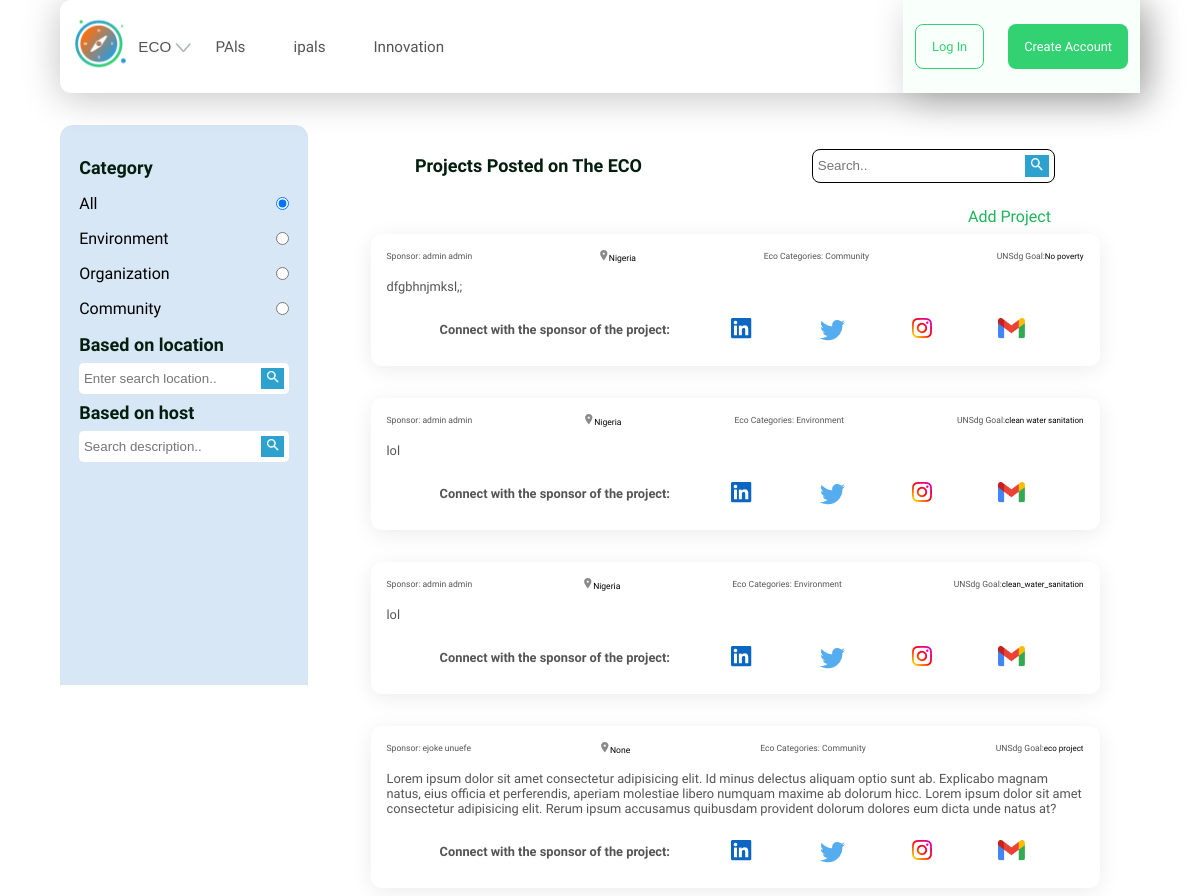
The app's page /project/ with its own data.
### ecoplatform/models.py (models this page shows, shortened)
class Category(models.Model):
    name = models.CharField(max_length=50)
    image = models.ImageField(upload_to='category/', blank=True, null=True)
    slug = models.SlugField(blank=True, null=True)
    class Meta:
        verbose_name = 'category'
        verbose_name_plural = 'categories'
    def __str__(self):
        return self.name

class Project(models.Model):
    title = models.CharField(max_length=100)
    description = models.TextField(max_length=500)
    location = models.CharField(max_length=100,blank=True, null=True)
    user = models.ForeignKey(Account,on_delete=models.CASCADE)
    created = models.DateTimeField(default = timezone.now)
    category = models.ForeignKey('Category',on_delete=models.SET_NULL,null=True)
    sponsor = models.CharField(max_length=100, blank=True, null=True)
    linkedin = models.URLField(blank=True, null=True)
    twitter = models.URLField(blank=True, null=True)
    instagram = models.URLField(blank=True, null=True)
    Gmail = models.URLField(blank=True, null=True)
    slug = models.SlugField(blank=True,null=True)
    isTrending = models.BooleanField(default=False)
    upvotes = models.ManyToManyField(Account, blank=True, related_name='upvoted_projects')
    downvotes = models.ManyToManyField(Account, blank=True, related_name='downvoted_projects')
    class Meta:
        verbose_name = 'Project'
        verbose_name_plural = 'Projects'
        ordering = ['-created']

### ecousers/models.py (models this page shows, shortened)
class Account(AbstractBaseUser):
    first_name      = models.CharField(max_length=50)
    last_name       = models.CharField(max_length=50)
    username        = models.CharField(max_length=50, unique=True)
    email           = models.EmailField(max_length=100, unique=True)
    phone_number    = models.CharField(max_length=50)
    date_joined     = models.DateTimeField(auto_now_add=True)
    last_login      = models.DateTimeField(auto_now_add=True)
    is_admin        = models.BooleanField(default=False)
    is_staff        = models.BooleanField(default=False)
    is_active        = models.BooleanField(default=False)
    is_superadmin        = models.BooleanField(default=False)
    USERNAME_FIELD = 'email'
    REQUIRED_FIELDS = ['username', 'first_name', 'last_name']
    objects = MyAccountManager()
    def full_name(self):
        return f'{self.first_name} {self.last_name}'

### ecoplatform/views.py (the view)
# urls.py: path('project/', views.projectListView, name='project_list'),
def projectListView(request):
    category_slug = request.GET.get('category')
    user_query = request.GET.get('user_query')
    location_query = request.GET.get('location_query')
    if category_slug:
        category = get_object_or_404(Category, slug=category_slug)
        projects = Project.objects.order_by('-created').filter(category=category)
    else:
        projects = Project.objects.order_by('-created').all()
    if user_query:
        projects = projects.filter(description__icontains=user_query)
    if location_query:
        projects = projects.filter(location__icontains=location_query)
    categories = Category.objects.all()
    context = {
        'projects': projects,
        'categories': categories,
        'selected_category': category_slug,
    }
    return render(request, 'ecoplatform/project_list.html', context)

### ecoplatform/context_processors.py (called while the page is built)
def menu_links(request):
    links = Category.objects.all()
    return dict(links=links)

### templates/ecoplatform/project_list.html (shortened to what this page needs)
{% extends 'base.html' %}
{% load static %}
{% block contents %}
            <h5>Projects Posted on The ECO</h5>
            <div class="search">
                <form class="cat-search" action="{% url 'ecoplatform:project_list' %}">
                    <input type="text" name="user_query" placeholder="Search..">
                    <button><img src="{% static 'images/category/search.png' %}" alt="search button"></button>
                </form>
            </div>
        </div>
        <div class="add-problems-btn">
            <a href="{% url 'ecoplatform:add-project' %}">Add Project</a>
        </div>
        {% if projects %}
        {% for project in projects %}
        <div class="card">
            <div class="card-wrapper">
                <div class="card-header">
                    <div class="eco-cat">
                        <p class="text-fix2">Sponsor: <a href="">{{project.user.full_name}}</a></p>
                    </div>
                    <div class="post-location">
                        <img src="{% static 'images/card/Pindrop.png' %}" alt=""><span class="location">{{project.location}}</span>
                    </div>
                    <div class="eco-cat">
                        <p class="text-fix2">Eco Categories: <a href="">{{project.category}}</a></p>
                    </div>
                    <div class="goal">
                        <p class="text-fix2">UNSdg Goal: </p><span style="font-size:8px">{{project.title}}</span>
                    </div>
                </div>
                <div class="card-details">
                    <p>{{project.description}}</p>
                </div>
                <div class="card-footer">
                    <p><b>Connect with the sponsor of the project:</b></p>
                    <a href="#"><img src="{% static 'images/card/project-card/linkedin.png' %}" alt=""></a>
                    <a href="#"><img src="{% static 'images/card/project-card/twitter.png' %}" alt=""></a>
                    <a href="#"><img src="{% static 'images/card/project-card/insta.png' %}" alt=""></a>
                    <a href="#"><img src="{% static 'images/card/project-card/gmail (2).png' %}" alt=""></a>
                </div>
            </div>
        </div>
        {% endfor %}
        {% else %}
        <p style="text-align:center">No projects found for this category.</p>
        {% endif %}
{% endblock%}

### templates/base.html (shortened to what this page needs)
{% load static %}
<!DOCTYPE html>
<html lang="en">
<head>
    <link href="https://cdn.jsdelivr.net/npm/remixicon@2.5.0/fonts/remixicon.css" rel="stylesheet">
    <link href='https://unpkg.com/boxicons@2.1.4/css/boxicons.min.css' rel='stylesheet'>
    <link rel="stylesheet" href="{% static 'scss/main.css' %}">
     <link rel="stylesheet" type="text/css"
     href="https://cdnjs.cloudflare.com/ajax/libs/OwlCarousel2/2.2.1/assets/owl.carousel.min.css">
    <link rel="stylesheet" type="text/css"
     href="https://cdnjs.cloudflare.com/ajax/libs/OwlCarousel2/2.2.1/assets/owl.theme.default.min.css">
</head>
<body>
        <div class="body-wrapper">
            {% include 'components/navbar.html' %}
          {% if home %}
          {% block content %}
          {% endblock content %}
          {% else %}
          <section class="main-content">
            <aside class="category">
                <div class="cat-wrapper">
                    <h5>Category</h5>
                    <form class="radio">
                        <div>
                            <label for="All">All</label>
                            <input type="radio" name="category" id="All" value="" {% if not selected_category %}checked{% endif %}>
                        </div>
                        {% for category in categories %}
                        <div>
                            <label for="{{ category.slug }}">{{ category.name }}</label>
                            <input type="radio" name="category" id="{{ category.slug }}" value="{{ category.slug }}" {% if selected_category == category.slug %}checked{% endif %}>
                        </div>
                        {% endfor %}
                    </form>
                    <h5>Based on location</h5>
                    {% if projects %}
                    <form class="cat-search" action="{% url 'ecoplatform:project_list' %}">
                        <input type="text" name="location_query" placeholder="Enter search location..">
                        <button><img src="{% static 'images/category/search.png' %}" alt="search button"></button>
                    </form>
                    <h5>Based on host</h5>
                    <form class="cat-search" action="{% url 'ecoplatform:project_list' %}">
                        <input type="text" name="user_query" placeholder="Search description..">
                        <button><img src="{% static 'images/category/search.png' %}" alt="search button"></button>
                    </form>
                {% endif %}
                </div>
            </aside>
            <main class="card-main">
                <div class="heading">
                    {% block contents %}
                    {% endblock contents %}
                </div>
          {% endif %}
</body>

### static/scss/main.css (style rules this page uses)
html { scroll-behavior: smooth; }
* { margin: 0; padding: 0; box-sizing: border-box; }
body { max-width: 1440px; margin: auto; font-family: "Nunito Sans", sans-serif; }
h5 { font-size: 1.125em; color: rgb(4, 30, 14); }
p { font-size: 1em; color: rgb(84, 84, 84); }
a { color: inherit; text-decoration: none; }
img { -o-object-fit: cover; object-fit: cover; -o-object-position: center; object-position: center; }
button { background: transparent; border: 0px; cursor: pointer; }
.body-wrapper { margin: 0 auto; width: 90%; }
.cat-wrapper { padding: 2rem 1.2rem 1.2rem 1.2rem; }
.cat-wrapper h5 { font-size: 1.125em; }
.cat-wrapper .cat-search { width: 100%; display: flex; justify-content: space-between; align-items: center; background-color: white; padding: 0.3rem 0.3rem; border-radius: 0.3rem; margin: 0.5rem 0; }
.cat-wrapper .cat-search input { border: 0; background: transparent; }
.cat-wrapper .cat-search button { border: 0; background: transparent; background-color: rgb(46, 162, 207); padding: 0.2rem; }
.cat-wrapper .cat-search button img { width: 70%; }
.category { width: 23%; background-color: #D8E7F5; border-radius: 0.8rem 0.8rem 0rem 0rem; height: 70vh; position: sticky; top: 7.5rem; }
.radio div { width: 100%; display: flex; justify-content: space-between; margin: 1rem 0; }
.card-main { width: 75%; }
.card-main .heading { margin-bottom: 1rem; }
.card-main .heading .search { display: flex; width: 30%; }
.card-main .heading form { width: 100%; display: flex; justify-content: space-between; align-items: center; background-color: white; border: 1px solid black; padding: 0.3rem 0.3rem; border-radius: 0.5rem; margin: 0.5rem 0; }
.card-main .heading form input { border: 0; background: transparent; }
.card-main .heading form button { border: 0; background: transparent; background-color: rgb(46, 162, 207); padding: 0.2rem; }
.card-main .heading form button img { width: 70%; }
.add-problems-btn { display: flex; justify-content: flex-end; width: 89%; margin-top: 1rem; }
.add-problems-btn a { color: #1DB559; }
.card-wrapper { padding: 1rem; }
.card { margin: 2rem auto; width: 90%; border-radius: 0.7rem; box-shadow: 0px 4px 21px rgba(0, 0, 0, 0.08); margin-top: 0.5rem; }
.card-header { display: flex; justify-content: space-between; align-items: center; margin-bottom: 0.4rem; }
.card-header .goal { display: flex; align-items: center; }
.card-details { margin-top: 1rem; }
.card-footer { width: 100%; display: flex; justify-content: space-around; margin: 1rem 0; }
.main-content { display: flex; justify-content: space-between; margin-top: 2rem; }
.heading { width: 100%; display: flex; justify-content: space-around; align-items: center; }
.card { font-size: 0.8em; }
.card-header { font-size: 0.67em; display: flex; justify-content: space-between; align-items: center; width: 100%; }
.card-footer { display: flex; justify-content: space-evenly; align-items: center; margin-block: 1rem 0; }
.heading { margin-block: 1rem; }
.heading .search { display: flex; width: 40%; }
.heading form { width: 100%; display: flex; justify-content: space-between; align-items: center; background-color: white; border: 1px solid black; padding: 0.3rem 0.3rem; border-radius: 0.5rem; margin: 0.5rem 0; }
.heading form input { border: 0; background: transparent; }
.heading form button { border: 0; background: transparent; background-color: rgb(29, 181, 89); padding: 0.2rem; }
.heading form button img { width: 70%; }

### records on screen
Category: name "Environment", slug "☐ Environment"
Category: name "Organization", slug "☐ Organization"
Category: name "Community", slug "☐ Community"
Project: user.full_name "admin admin", location "Nigeria", category "Community", title "No poverty", description "dfgbhnjmksl,;"
Project: user.full_name "admin admin", location "Nigeria", category "Environment", title "clean water sanitation", description "lol"
Project: user.full_name "admin admin", location "Nigeria", category "Environment", title "clean_water_sanitation", description "lol"
Project: user.full_name "ejoke unuefe", location "None", category "Community", title "eco project", description "Lorem ipsum dolor sit amet consectetur adipisicing elit. Id minus delectus aliquam optio sunt ab. Explicabo magnam natus, eius officia et perferendis, aperiam molestiae libero numquam maxime ab dolorum hicc. Lorem ipsum dolor sit amet consectetur adipisicing elit. Rerum ipsum accusamus quibusdam provident dolorum dolores eum dicta unde natus at?"
